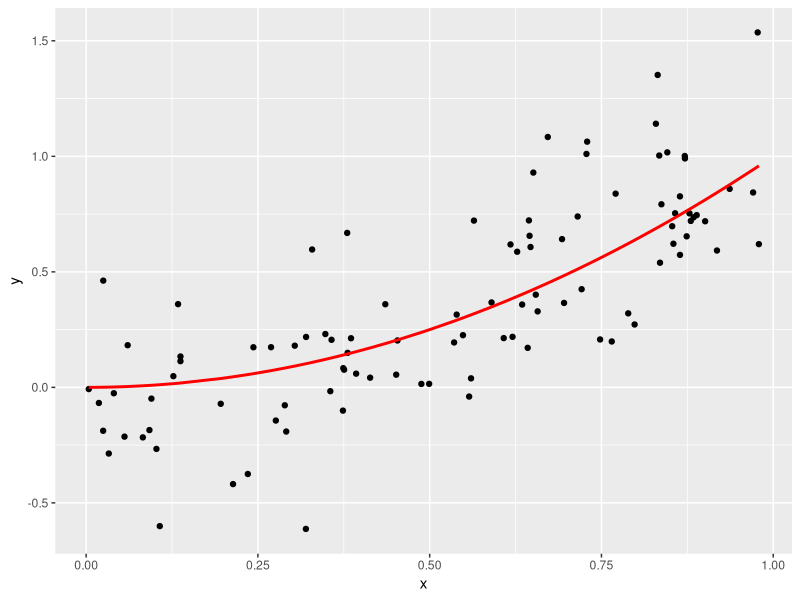

Generate this figure with R: (Note: a time limit stopped this script after it produced the figure.)
# Setup -------------------------------------------------------------------
library(tidyverse)
library(broom)

# Let these be:
# -true function f(x) for a one-dimensional predictor x
# -the standard deviation of the true epsilon i.e. the noise
f <- function(x) {
  x^2
}
sigma <- 0.3

# This function generates a random sample. Random in terms of both
# -the predictor x
# -the amount of noise eps
generate_sample <- function(f, n_sim, sigma) {
  data_frame(
    x = runif(n = n_sim, min = 0, max = 1),
    f_x = f(x),
    eps = rnorm(n = n_sim, mean = 0, sd = sigma),
    y = f_x + eps
  )
}



# Generate Training Data via Sampling -------------------------------------
train_data <- generate_sample(f, n_sim = 100, sigma = sigma)

# The true model f(x) is in red. We observe points (x,y). Here we are pretending
# to know the exact break down of y into f(x) and eps
ggplot(train_data, aes(x=x)) +
  geom_point(aes(y=y)) +
  geom_line(aes(y=f_x), col="red", size=1)

# In a realistic situation, we only know x & y, not f(x) & eps. So we should
# remove them
train_data <- train_data %>%
  select(x, y)



# Generate Test Data, Fit Model, and Get Predictions -------------------

# 1. Generate test data via sampling. Recall in test data, we only have the
# predictors x:
test_data <- generate_sample(f, n_sim = 100, sigma = sigma) %>%
  select(x)

# 2. Fit Model: Simple linear regression
model <- lm(y ~ x, data = train_data)
train_data_augmented <- model %>%
  augment() %>%
  tbl_df()
# Plot fitted model to training data
ggplot(data=train_data_augmented, aes(x=x)) +
  geom_point(aes(y=y)) +
  geom_line(aes(y=.fitted), col="blue")

# 3. Get Predictions
# Note: we use augment(newdata=BLAH) here, since it works. This is equivalent
# to using the predict() function.
predictions <- model %>%
  augment(newdata=test_data) %>%
  tbl_df() %>%
  .[[".fitted"]]



# Main For Loop -------------------------------------------------
set.seed(76)
n_sim <- 10000

# Create new test data: a single point
x0 <- 0.95
test_data <- data_frame(x=x0)

# Save predictions here
predictions <- rep(0, n_sim)

for(i in 1:n_sim) {
  new_train <- sample_frac(train_data_augmented, .8)
  new_model <- lm(y ~ x, data = new_train)
  prediction <- new_model %>%
    augment(newdata = test_data) %>%
    tbl_df()
  predictions[i] <- prediction$.fitted
  if(i %% 100 == 0){
    print(i)
  }
}

# Pull the Curtain! Reveal truth: i.e. show all components we really know, but
# pretended not to:
set.seed(76)
truth <- data_frame(
  x = rep(x0, n_sim),
  f_x = f(x),
  eps = rnorm(n = n_sim, mean = 0, sd = 0.3),
  y = f_x + eps
  )

# Add predictions
truth <- truth %>%
  mutate(y_hat=predictions)

# Compute MSE, (Avg Bias of f_hat)^2, Variance of f_hat, sigma^2:
calc <- truth %>%
  mutate(err = y - y_hat) %>%
  mutate(mse = mean((err)^2)) %>%
  mutate(avg.bias.sq = (mean(err))^2) %>%
  mutate(var.y.hat = var(y_hat)) %>%
  mutate(var.y = var(y)) %>%
  mutate(sum.parts = avg.bias.sq + var.y.hat + var.y) %>%
  select(mse, avg.bias.sq, var.y.hat, var.y, sum.parts) %>%
  head(1)
  
  
